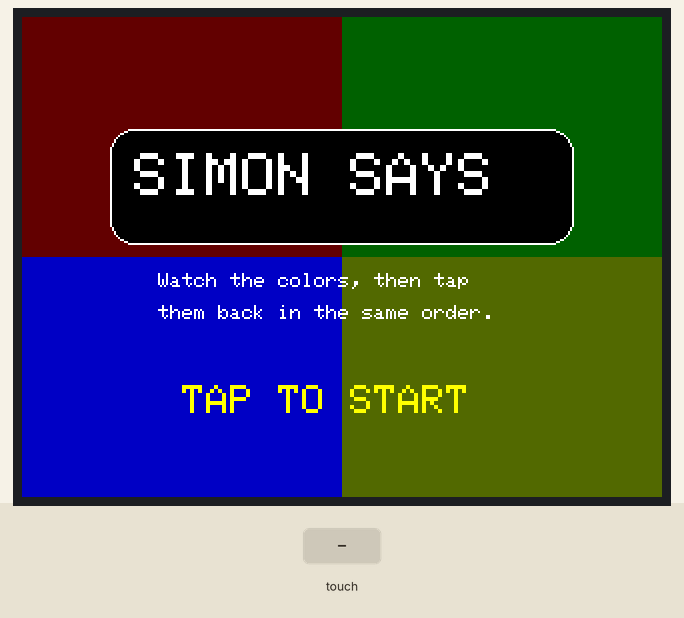
This sketch was run on a simulated ESP32. Shown: 320×240 colour display. The test bench sets the inputs (shaded band). Random numbers use the default seed unless the sketch sets one.

Above: at 1.4 s.
1.5 s: touch panel pressed at 13 % / 10 % of its raw x / y range
At 2.0 s:
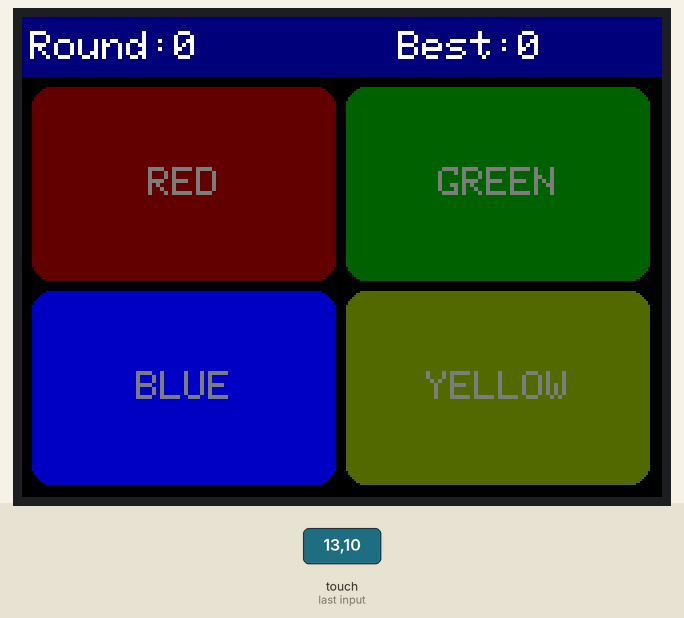
4.5 s: touch panel pressed at 13 % / 30 % of its raw x / y range
At 5.2 s:
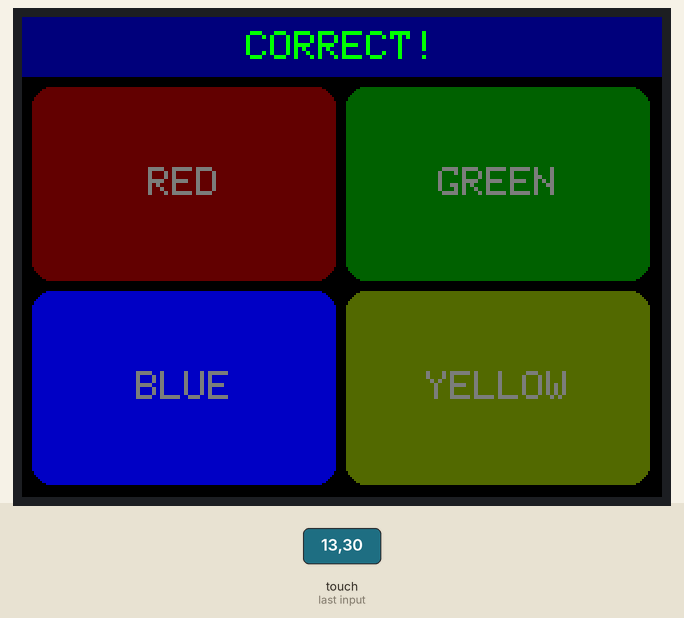
7.5 s: touch panel pressed at 13 % / 70 % of its raw x / y range
At 9.5 s:
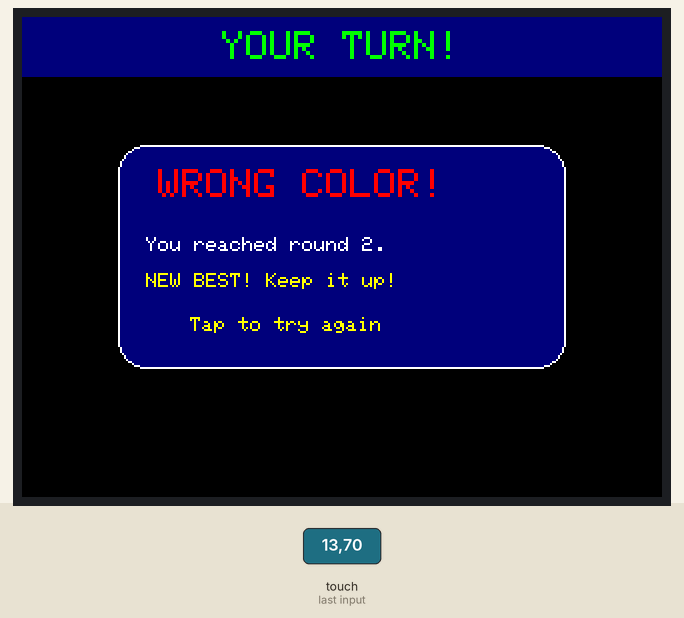
9.7 s: touch panel pressed at 38 % / 10 % of its raw x / y range
At 11.9 s:
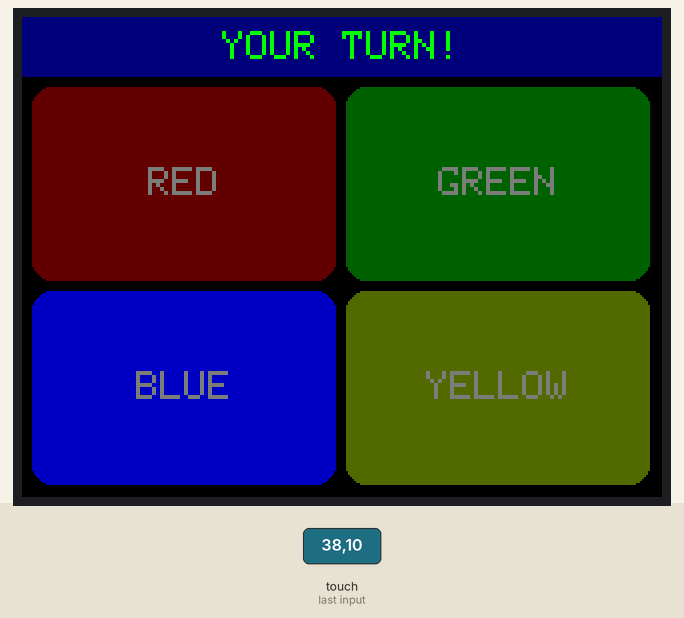
12.7 s: touch panel pressed at 62 % / 30 % of its raw x / y range
At 14.7 s:
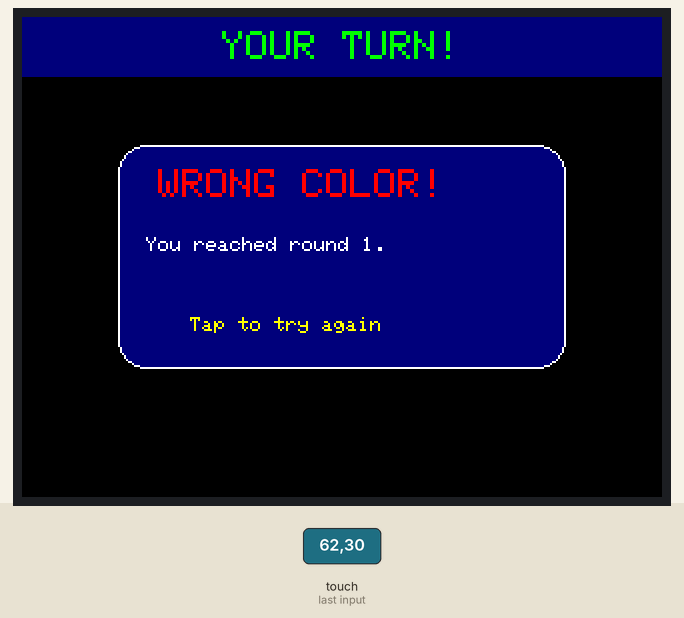
14.9 s: touch panel pressed at 62 % / 10 % of its raw x / y range
At 16.6 s:
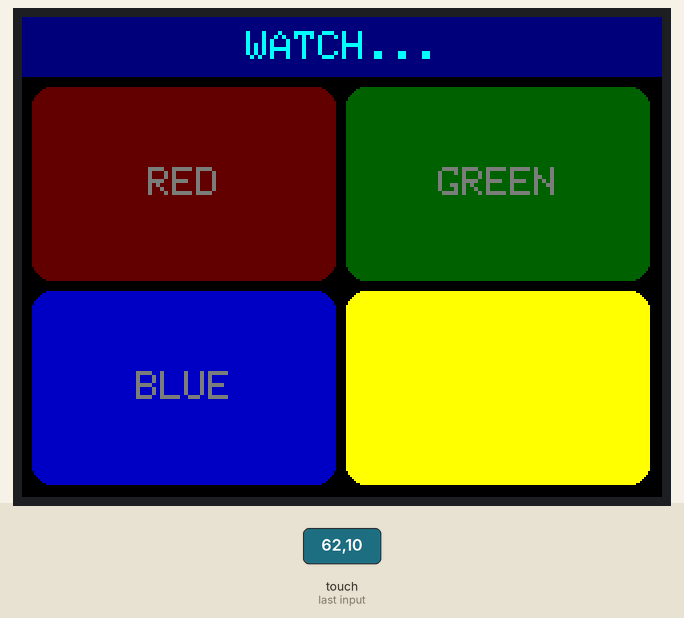
Timing chart, 0 to 18.1 s (numbered marks = the images above; inputs shaded):
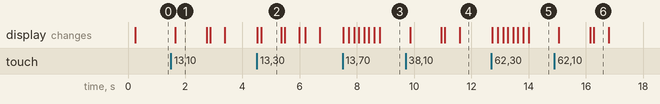

The sketch:

simon_says.ino
```cpp
/*
 * SIMON SAYS for ESP32 CYD (ESP32-2432S028)
 * 320×240 landscape | TFT_eSPI + XPT2046_Touchscreen
 *
 * Four large colored buttons fill the screen.
 * Watch the sequence light up — then tap the same colors in order.
 * Each round adds one more step. How far can you go?
 *
 * Libraries (install via Arduino Library Manager):
 *   - TFT_eSPI           (Bodmer)
 *   - XPT2046_Touchscreen (PaulStoffregen)
 */

#include <SPI.h>
#include <TFT_eSPI.h>
#include <XPT2046_Touchscreen.h>

/***** 1) DISPLAY *****/
TFT_eSPI tft = TFT_eSPI();

#define SCREEN_W  320
#define SCREEN_H  240

/***** 2) TOUCHSCREEN PINS (XPT2046) *****/
#define XPT2046_IRQ   36
#define XPT2046_MOSI  32
#define XPT2046_MISO  39
#define XPT2046_CLK   25
#define XPT2046_CS    33

SPIClass touchscreenSPI = SPIClass(VSPI);
XPT2046_Touchscreen touchscreen(XPT2046_CS, XPT2046_IRQ);

/***** 3) LAYOUT — 4 buttons in a 2×2 grid *****/
#define HEADER_H  30
#define GAP        5

// Each button takes half the available width/height minus gaps
#define BTN_W  ((SCREEN_W - GAP * 3) / 2)           // ≈152 px
#define BTN_H  ((SCREEN_H - HEADER_H - GAP * 3) / 2) // ≈ 97 px
#define RADIUS  10

// Button index layout:
//   0=RED (top-left)   1=GREEN (top-right)
//   2=BLUE (bot-left)  3=YELLOW (bot-right)
struct Btn {
  int      x, y;
  uint16_t bright;   // lit colour
  uint16_t dim;      // unlit colour
  const char* name;
};

const Btn BTN[4] = {
  { GAP,           HEADER_H + GAP,             TFT_RED,    0x6000, "RED"    },
  { GAP * 2 + BTN_W, HEADER_H + GAP,           TFT_GREEN,  0x0300, "GREEN"  },
  { GAP,           HEADER_H + GAP * 2 + BTN_H, TFT_BLUE,   0x0018, "BLUE"   },
  { GAP * 2 + BTN_W, HEADER_H + GAP * 2 + BTN_H, TFT_YELLOW, 0x5340, "YELLOW" },
};

/***** 4) GAME STATE *****/
#define MAX_SEQ 100

int  seq[MAX_SEQ];   // generated colour sequence (0-3)
int  seqLen    = 0;
int  gameRound = 0;
int  hiRound   = 0;
int  playerPos = 0;  // how far through the sequence the player has tapped

enum GameState { S_INTRO, S_SHOWING, S_PLAYER, S_GAMEOVER };
GameState gState = S_INTRO;

// Non-blocking show-sequence state
int           showIdx   = 0;
bool          showLit   = false;
unsigned long showTimer = 0;

// Touch edge-detection
bool          wasTouch      = false;
unsigned long inputAllowAt  = 0;   // millis() timestamp after which S_PLAYER accepts input

/***** 5) SHOW TIMING — faster each 5 rounds *****/
int showOnMs() {
  if (gameRound <= 5)  return 500;
  if (gameRound <= 10) return 380;
  if (gameRound <= 15) return 280;
  return 200;
}
int showOffMs() {
  if (gameRound <= 5)  return 200;
  if (gameRound <= 10) return 150;
  return 100;
}

/***** 6) DRAWING *****/
void drawBtn(int i, bool lit) {
  uint16_t col = lit ? BTN[i].bright : BTN[i].dim;
  tft.fillRoundRect(BTN[i].x, BTN[i].y, BTN_W, BTN_H, RADIUS, col);

  if (!lit) {
    // Label on dim button
    tft.setTextColor(TFT_DARKGREY);
    tft.setTextSize(2);
    int lw = strlen(BTN[i].name) * 12;
    tft.setCursor(BTN[i].x + (BTN_W - lw) / 2,
                  BTN[i].y + BTN_H / 2 - 8);
    tft.print(BTN[i].name);
  }
}

void drawAllButtons(int litIdx = -1) {
  for (int i = 0; i < 4; i++) drawBtn(i, i == litIdx);
}

void drawHeader() {
  tft.fillRect(0, 0, SCREEN_W, HEADER_H, TFT_NAVY);
  tft.setTextSize(2);
  tft.setTextColor(TFT_WHITE, TFT_NAVY);
  tft.setCursor(4, 7);
  tft.print("Round:");
  tft.print(gameRound);
  tft.setCursor(188, 7);
  tft.print("Best:");
  tft.print(hiRound);
}

void drawHeaderMsg(const char* msg, uint16_t col = TFT_WHITE) {
  tft.fillRect(0, 0, SCREEN_W, HEADER_H, TFT_NAVY);
  tft.setTextSize(2);
  tft.setTextColor(col, TFT_NAVY);
  int lw = strlen(msg) * 12;
  tft.setCursor((SCREEN_W - lw) / 2, 7);
  tft.print(msg);
}

/***** 7) INTRO SCREEN *****/
void drawIntro() {
  // Coloured quadrants as background
  tft.fillRect(0,            0,            SCREEN_W / 2, SCREEN_H / 2, 0x6000);
  tft.fillRect(SCREEN_W / 2, 0,            SCREEN_W / 2, SCREEN_H / 2, 0x0300);
  tft.fillRect(0,            SCREEN_H / 2, SCREEN_W / 2, SCREEN_H / 2, 0x0018);
  tft.fillRect(SCREEN_W / 2, SCREEN_H / 2, SCREEN_W / 2, SCREEN_H / 2, 0x5340);

  // Title card
  tft.fillRoundRect(44, 56, 232, 58, 12, TFT_BLACK);
  tft.drawRoundRect(44, 56, 232, 58, 12, TFT_WHITE);
  tft.setTextColor(TFT_WHITE);
  tft.setTextSize(3);
  tft.setCursor(56, 68);
  tft.print("SIMON SAYS");

  // Sub-text
  tft.setTextColor(TFT_WHITE);
  tft.setTextSize(1);
  tft.setCursor(68, 128);
  tft.print("Watch the colors, then tap");
  tft.setCursor(68, 144);
  tft.print("them back in the same order.");

  // Prompt
  tft.setTextColor(TFT_YELLOW);
  tft.setTextSize(2);
  tft.setCursor(80, 184);
  tft.print("TAP TO START");
}

/***** 8) GAME-OVER OVERLAY *****/
void drawGameOver() {
  if (gameRound > hiRound) hiRound = gameRound;
  gState = S_GAMEOVER;

  // Darken all buttons
  for (int i = 0; i < 4; i++)
    tft.fillRoundRect(BTN[i].x, BTN[i].y, BTN_W, BTN_H, RADIUS, TFT_BLACK);

  // Card
  int cx = 48, cy = 64, cw = 224, ch = 112;
  tft.fillRoundRect(cx, cy, cw, ch, 14, TFT_NAVY);
  tft.drawRoundRect(cx, cy, cw, ch, 14, TFT_WHITE);

  tft.setTextColor(TFT_RED);
  tft.setTextSize(2);
  tft.setCursor(cx + 20, cy + 12);
  tft.print("WRONG COLOR!");

  tft.setTextColor(TFT_WHITE);
  tft.setTextSize(1);
  tft.setCursor(cx + 14, cy + 46);
  tft.print("You reached round ");
  tft.print(gameRound);
  tft.print(".");

  if (gameRound == hiRound && gameRound > 1) {
    tft.setTextColor(TFT_YELLOW);
    tft.setCursor(cx + 14, cy + 64);
    tft.print("NEW BEST! Keep it up!");
  }

  tft.setTextColor(TFT_YELLOW);
  tft.setCursor(cx + 36, cy + 86);
  tft.print("Tap to try again");
}

/***** 9) WRONG-TAP FLASH *****/
void flashAllRed() {
  for (int f = 0; f < 3; f++) {
    for (int i = 0; i < 4; i++)
      tft.fillRoundRect(BTN[i].x, BTN[i].y, BTN_W, BTN_H, RADIUS, TFT_RED);
    delay(140);
    drawAllButtons();
    delay(90);
  }
}

/***** 10) SEQUENCE SHOW (non-blocking) *****/
void startShowSequence() {
  gState     = S_SHOWING;
  showIdx    = 0;
  showLit    = false;
  showTimer  = millis();
  drawHeader();
  drawHeaderMsg("WATCH...", TFT_CYAN);
  drawAllButtons();
}

void updateShowing() {
  unsigned long now = millis();

  if (!showLit) {
    // Waiting in gap before lighting next button
    if (now - showTimer >= (unsigned long)showOffMs()) {
      showLit = true;
      drawBtn(seq[showIdx], true);
      showTimer = now;
    }
  } else {
    // Button is lit — wait then turn off
    if (now - showTimer >= (unsigned long)showOnMs()) {
      drawBtn(seq[showIdx], false);
      showLit = false;
      showIdx++;
      showTimer = now;

      if (showIdx >= seqLen) {
        // All shown — player's turn
        playerPos    = 0;
        wasTouch     = false;          // discard any touch held during showing
        inputAllowAt = millis() + 400; // 400 ms grace before accepting taps
        gState       = S_PLAYER;
        drawHeaderMsg("YOUR TURN!", TFT_GREEN);
      }
    }
  }
}

/***** 11) TOUCH HELPER *****/
// Returns true on a rising-edge tap; sets tx/ty to screen coords.
bool getTap(int &tx, int &ty) {
  bool isTouched = touchscreen.tirqTouched() && touchscreen.touched();
  bool newTap    = isTouched && !wasTouch;
  wasTouch       = isTouched;
  if (newTap) {
    TS_Point p = touchscreen.getPoint();
    tx = map(p.x, 200, 3700, 0, SCREEN_W);
    ty = map(p.y, 240, 3800, 0, SCREEN_H);
  }
  return newTap;
}

int hitButton(int tx, int ty) {
  for (int i = 0; i < 4; i++) {
    if (tx >= BTN[i].x && tx < BTN[i].x + BTN_W &&
        ty >= BTN[i].y && ty < BTN[i].y + BTN_H)
      return i;
  }
  return -1;  // missed
}

/***** 12) ROUND MANAGEMENT *****/
void startNewRound() {
  gameRound++;
  seq[seqLen] = random(4);
  seqLen++;
  delay(600);       // let "CORRECT!" message linger
  wasTouch = false; // discard any touch accumulated during the delay
  startShowSequence();
}

void startGame() {
  gameRound = 0;
  seqLen    = 0;
  gState  = S_INTRO;  // will be overridden immediately

  // Draw the play field
  tft.fillScreen(TFT_BLACK);
  drawHeader();
  drawAllButtons();
  delay(400);
  wasTouch = false; // discard the tap that launched the game

  startNewRound();
}

/***** 13) SETUP & LOOP *****/
void setup() {
  Serial.begin(115200);

  touchscreenSPI.begin(XPT2046_CLK, XPT2046_MISO, XPT2046_MOSI, XPT2046_CS);
  touchscreen.begin(touchscreenSPI);
  touchscreen.setRotation(3);

  tft.init();
  tft.setRotation(3);

  randomSeed(analogRead(34));
  drawIntro();
}

void loop() {
  int tx = 0, ty = 0;
  bool tapped = getTap(tx, ty);

  switch (gState) {

    case S_INTRO:
      if (tapped) startGame();
      break;

    case S_SHOWING:
      updateShowing();   // non-blocking timer-driven animation
      break;

    case S_PLAYER:
      if (tapped && millis() >= inputAllowAt) {
        int btn = hitButton(tx, ty);
        if (btn < 0) break;  // tapped the gap — ignore

        // Visual feedback: flash the tapped button
        drawBtn(btn, true);
        delay(120);
        drawBtn(btn, false);
        wasTouch = false;  // clear so next tap is always a fresh edge

        if (btn == seq[playerPos]) {
          // Correct tap
          playerPos++;
          if (playerPos >= seqLen) {
            // Whole sequence matched!
            drawHeaderMsg("CORRECT!", TFT_GREEN);
            startNewRound();
          }
        } else {
          // Wrong tap
          flashAllRed();
          drawGameOver();
        }
      }
      break;

    case S_GAMEOVER:
      if (tapped) { wasTouch = false; startGame(); }
      break;
  }

  delay(5);
}
```

Measured:
- after the input at 1.5 s, the display: changes after 0.16 s (image 1)
- after the input at 4.5 s, the display: first changes at once (image 2 shows a later state)
- after the input at 7.5 s, the display: first changes at once (image 3 shows a later state)
- after the input at 9.7 s, the display: first changes after 0.15 s (image 4 shows a later state)
- after the input at 12.7 s, the display: first changes at once (image 5 shows a later state)
- after the input at 14.9 s, the display: first changes after 0.16 s (image 6 shows a later state)
- what the display in image 1 shows lasts 1.0 s, from 1.7 s to 2.7 s
